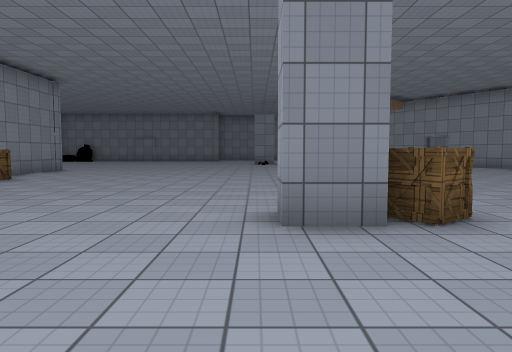
[1] (above)

24 first-person views from a walk through a Unity game level. The camera is 1.3 m above the floor, tilts 4° down and sees 70° across. The floor is counted in squares, 1.89 m on a side. Each view is taken from the middle of a square. On the plan, view 1 faces up. The plan holds only what a view shows up to about 11 squares ahead; the rest is blank. The place goes on beyond the plan. The player character is not drawn. Some surface patterns are stand-ins.

[2]
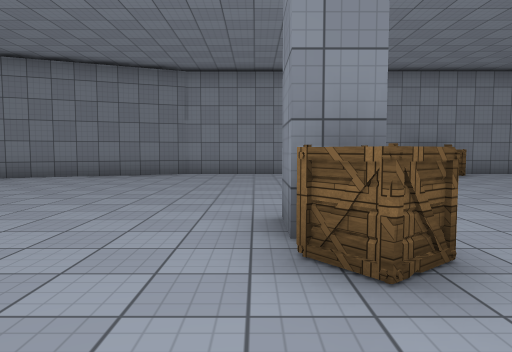

[3]
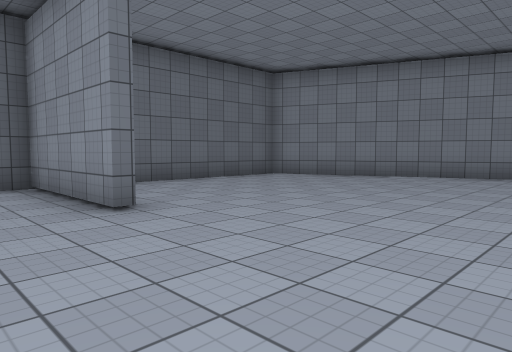

[4]
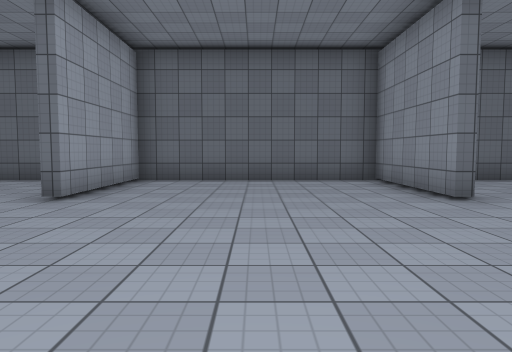

[5]
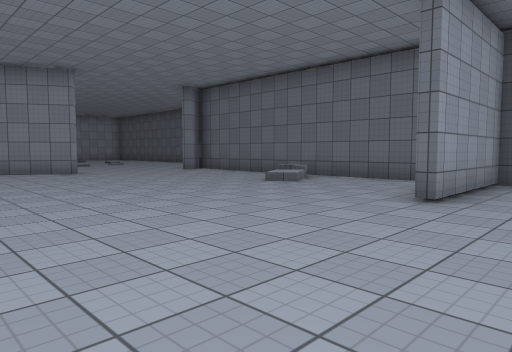

[6]
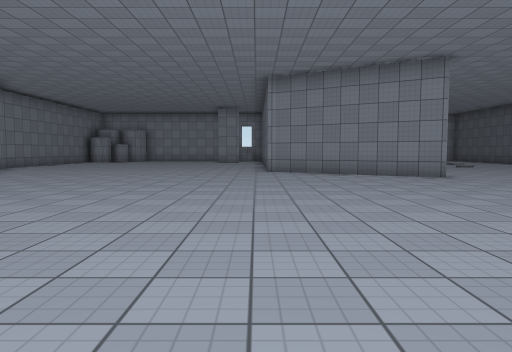

[7]
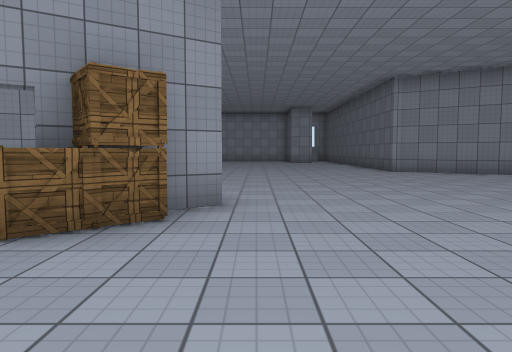

[8]
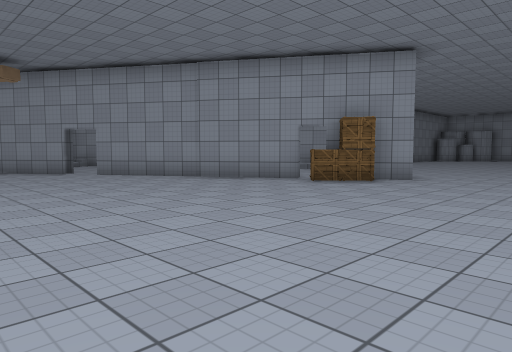

[9]
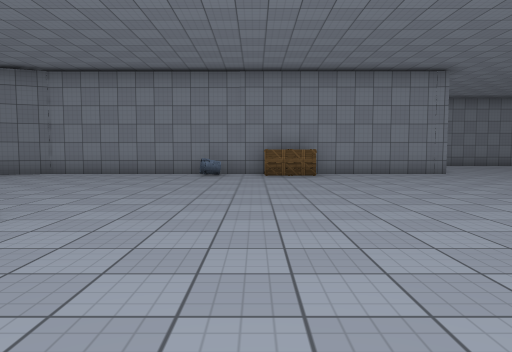

[10]
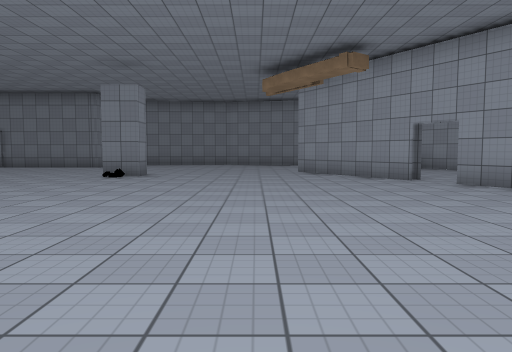

[11]
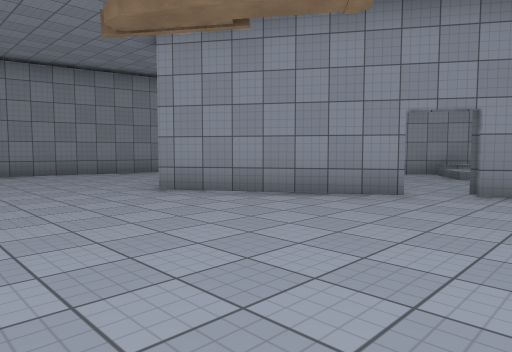

[12]
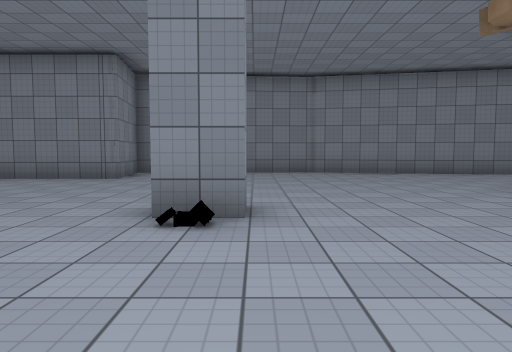

[13]
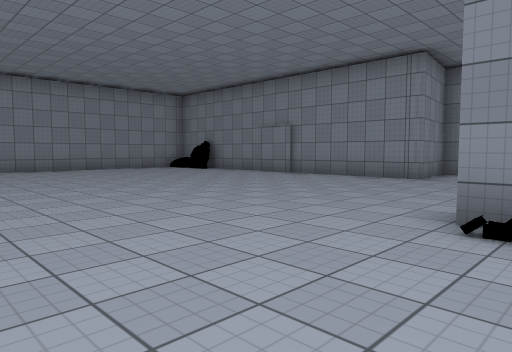

[14]
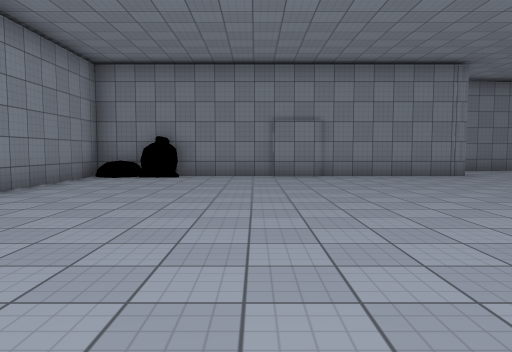

[15]
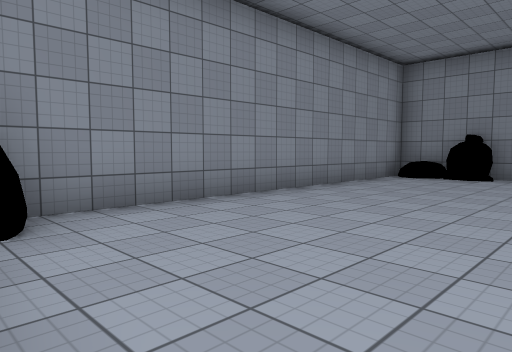

[16]
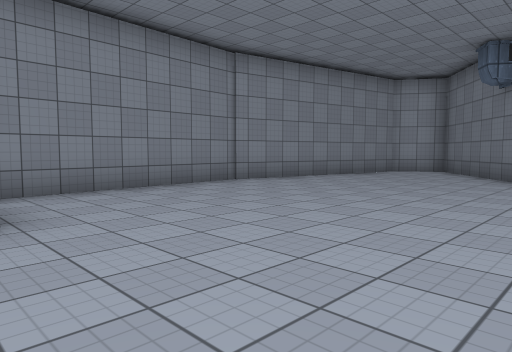

[17]
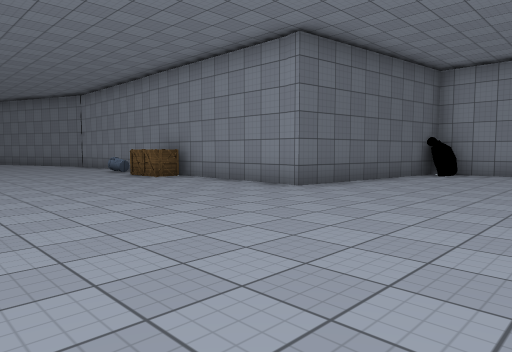

[18]
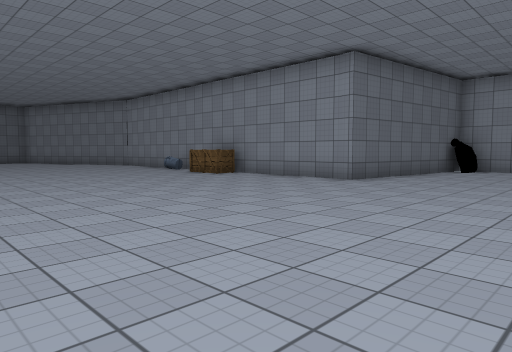

[19]
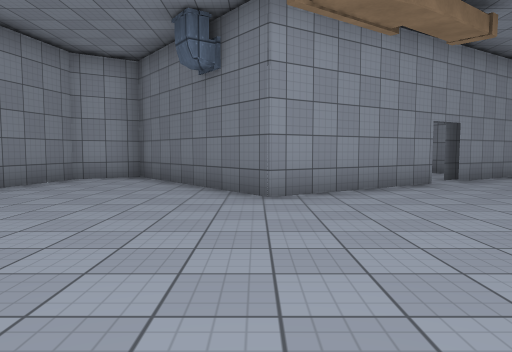

[20]
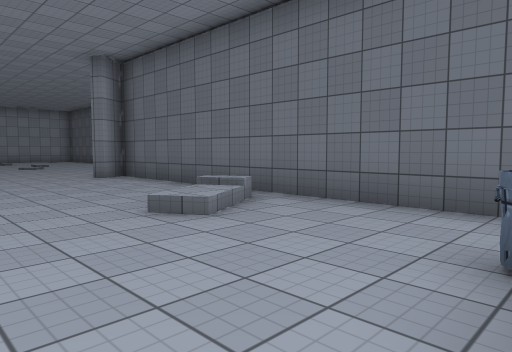

[21]
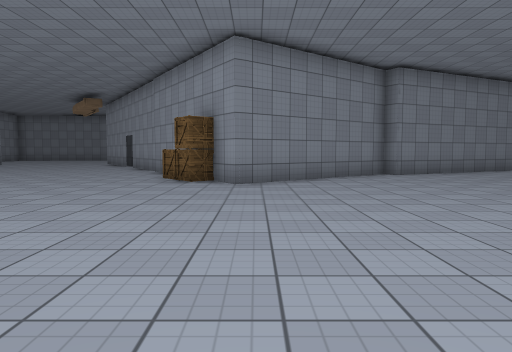

[22]
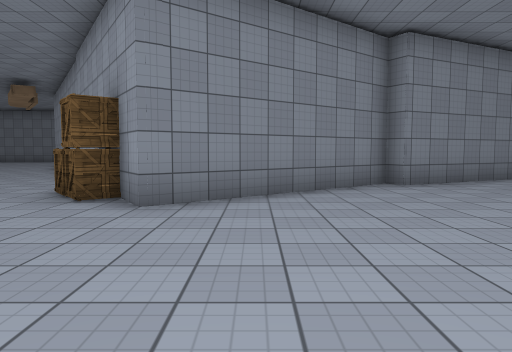

[23]
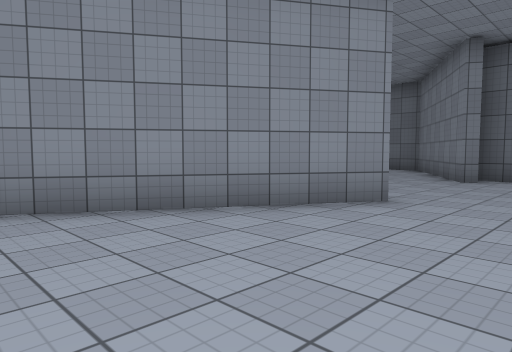

[24]
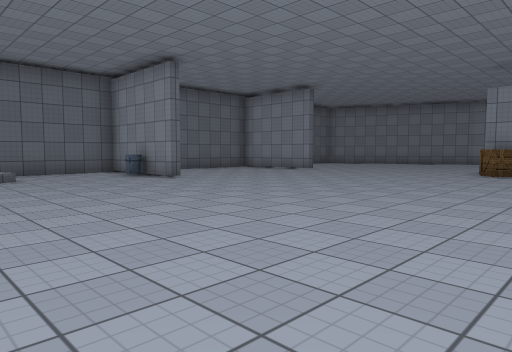

### Floor plan
Points are (right, up) in squares from view 1. A wall is a line through its corners. A room is listed if a view was taken in it or the views show most of it. See-through windows are left out.
Room 1 (views 1, 2, 3, 4, 5, 6, 7, 8, 9, 10, 11, 12, 13, 14, 15, 16, 17, 18, 19, 20, 21, 22, 23, 24)
walls: (1.2, 4) (1.2, 3.3) (0.2, 3.3) (0.2, 4); (8.7, 15.1) (8.4, 15.7); (7.6, 16.3) (5.4, 19.8) (9.5, 23) (8.7, 24.3) (2.7, 25.5); (2.2, -2) (2.2, -5.4) (7.7, -5.4) (7.7, -3.4); (0.9, 18.5) (0.9, 17.7) (-0.1, 17.7); (-6.7, 12.2) (-6.7, 1) (-4.1, -5.4) (0.4, -5.4); (8, -3.4) (8, -4.6); (8.8, -5.4) (17.5, -5.4) (17.1, -4.8) (17.4, -4.6) (19.2, -7.6); (17.2, -0.9) (19.5, 3); (19.5, 12.4) (17.1, 11.3) (16.8, 11.7) (12.6, 8.5) (8.1, 15.5); (-2.3, 22.9) (-12.3, 22.9) (-12.3, 13.2) (-6.6, 12.5); (2.9, 25.5) (-2.6, 25.1) (-2.3, 22.9) (-2.7, 22.8)
ways out: opening at (8, 16)
objects: other object (-12, 14); other object (-10, 22); other object (-6, 6); other object (-6, 8); other object (2, 4); other object (8, -3); other object (11, 10); other object (12, -5); other object (12, 9)

Where each view was taken, in squares from view 1:
view 1: 0 up, 0 right, facing up
view 2: 3 up, 4 right, facing left
view 3: 2 up, 4 right, facing down-left
view 4: 3 up, 5 right, facing down
view 5: 3 up, 6 right, facing down-right
view 6: 4 up, 8 right, facing right
view 7: 8 up, 8 right, facing right
view 8: 5 up, 4 right, facing up-right
view 9: 7 up, 4 right, facing left
view 10: 8 up, 4 right, facing up
view 11: 14 up, 2 right, facing up-right
view 12: 14 up, 1 right, facing up
view 13: 14 up, 1 right, facing up-left
view 14: 13 up, 8 left, facing up
view 15: 13 up, 8 left, facing up-left
view 16: 19 up, 3 left, facing up-right
view 17: 17 up, 1 left, facing down-left
view 18: 17 up, 1 right, facing down-left
view 19: 20 up, 0 right, facing right
view 20: 1 down, 8 right, facing down-right
view 21: 1 up, 13 right, facing up
view 22: 4 up, 14 right, facing up
view 23: 4 up, 15 right, facing down-right
view 24: 6 up, 13 right, facing down-left
